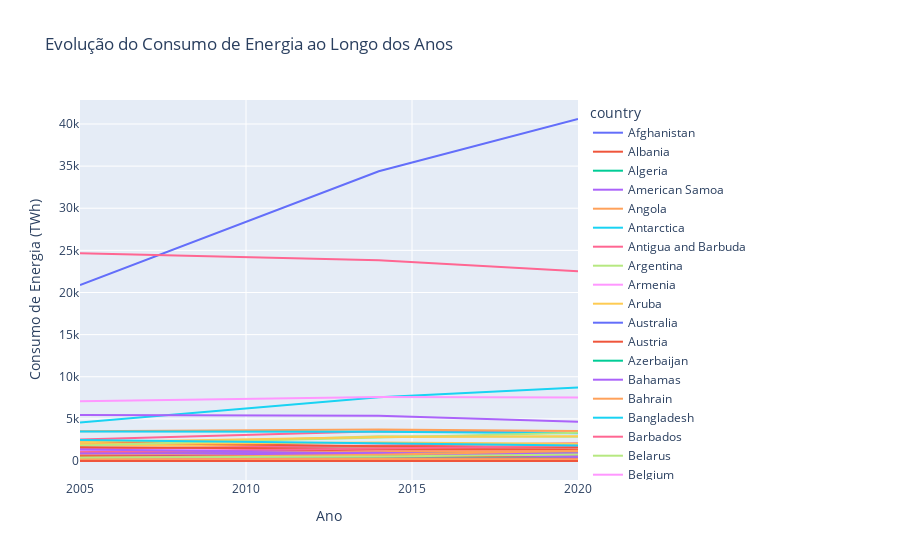

Here is the notebook cell this chart was saved with:
### Markdown cell above
O gráfico apresentado mostra a evolução do consumo de energia renovável ao longo dos anos. Cada linha no gráfico representa o consumo de energia em um país específico, com o eixo X indicando os anos e o eixo Y mostrando o valor do consumo em TWh.

Esse gráfico mostra que existe alguns páises estagnados quando falamos de consumir energia renovável como Zimbabwe e Romania, enquanto outros possuem um certo crescimento em relação ao consumo de energia limpa ao longo dos anos como China, Estados Unidos, Brasil, Canada e India

### Code cell
fig2 = px.line(
    df_countrys,
    x='year',
    y='energy_consumption',
    color='country',
    title='Evolução do Consumo de Energia ao Longo dos Anos',
    labels={'year': 'Ano', 'energy_consumption': 'Consumo de Energia (TWh)'})
fig2.show()
